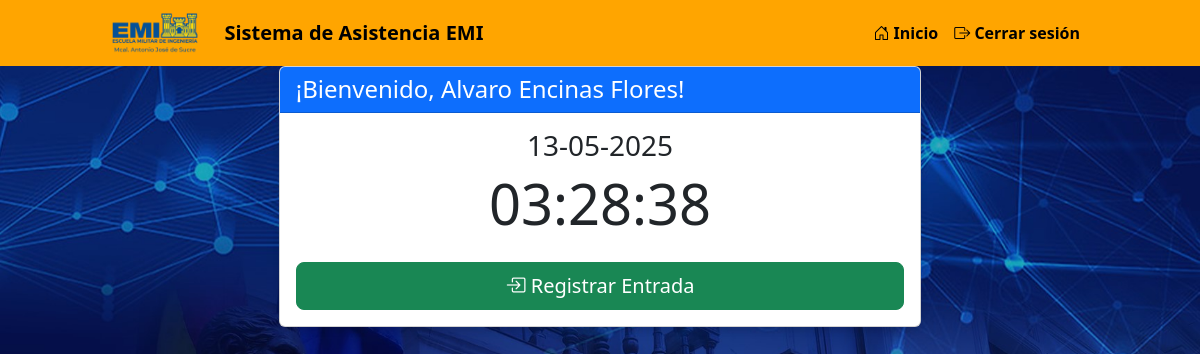
Before: / (signed in) with the older database file.
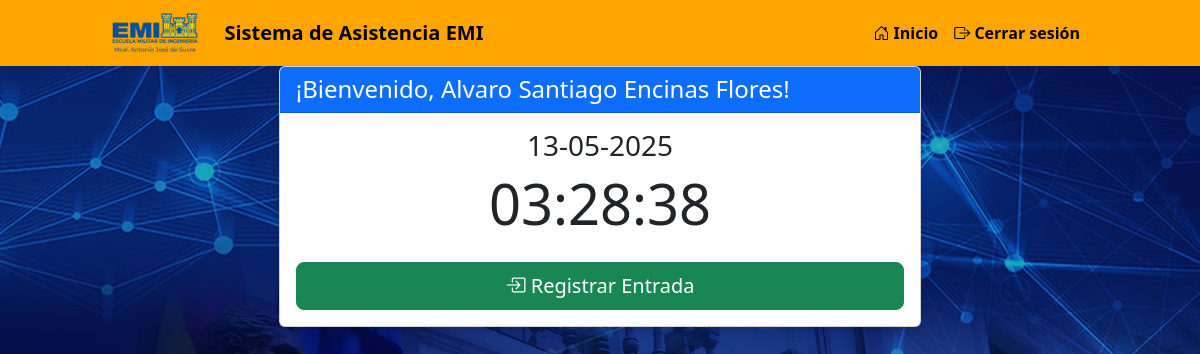
After: the same page with the newer database file.
### tables this page shows
CREATE TABLE users (
        id INTEGER PRIMARY KEY AUTOINCREMENT,
        username TEXT UNIQUE NOT NULL,
        password TEXT NOT NULL,
        full_name TEXT NOT NULL,
        is_admin INTEGER DEFAULT 0
    );

### app.py (the view)
@app.route('/')
def index():
    if 'user_id' in session:
        user = database.get_user(session['username'])
        pending_checkout = database.get_pending_checkout(user['id'])
        current_date = datetime.datetime.now()
        return render_template('dashboard.html', user=user, pending_checkout=pending_checkout, current_date=current_date)
    return render_template('login.html')

### database.py (called while the page is built)
def get_user(username):
    conn = sqlite3.connect('attendance.db')
    conn.row_factory = sqlite3.Row
    c = conn.cursor()
    c.execute("SELECT * FROM users WHERE username = ?", (username,))
    user = c.fetchone()
    conn.close()
    return user

def get_pending_checkout(user_id):
    conn = sqlite3.connect('attendance.db')
    conn.row_factory = sqlite3.Row
    c = conn.cursor()
    c.execute("SELECT id FROM attendance WHERE user_id = ? AND check_out IS NULL", (user_id,))
    record = c.fetchone()
    conn.close()
    return record['id'] if record else None

### templates/dashboard.html (shortened to what this page needs)
{% extends "layout.html" %}
{% block content %}
<div class="row">
    <div class="col-md-8 mx-auto">
        <div class="card mb-4">
            <div class="card-header bg-primary text-white">
                <h4 class="mb-0">¡Bienvenido, {{ user.full_name }}!</h4>
            </div>
            <div class="card-body">
                <div class="text-center mb-4">
                    <h3>{{ current_date.strftime('%d-%m-%Y') }}</h3>
                    <h2 id="current-time" class="display-4">00:00:00</h2>
                </div>
                <div class="row">
                    {% if pending_checkout %}
                        <div class="col-md-12">
                            <div class="card bg-warning mb-3">
                                <div class="card-body">
                                    <h5><i class="bi bi-exclamation-triangle"></i> Tienes una entrada pendiente de marcar salida</h5>
                                </div>
                            </div>
                            <form method="post" action="/check_out" class="mb-4">
                                <div class="mb-3">
                                    <label for="description" class="form-label">Descripción de actividades</label>
                                    <textarea class="form-control" id="description" name="description" rows="3" required></textarea>
                                </div>
                                <button type="submit" class="btn btn-danger w-100 btn-lg">
                                    <i class="bi bi-box-arrow-left"></i> Registrar Salida
                                </button>
                            </form>
                        </div>
                    {% else %}
                        <div class="col-md-12">
                            <form method="post" action="/check_in">
                                <button type="submit" class="btn btn-success w-100 btn-lg">
                                    <i class="bi bi-box-arrow-in-right"></i> Registrar Entrada
                                </button>
                            </form>
                        </div>
                    {% endif %}
                </div>
            </div>
        </div>
    </div>
</div>
{% endblock %}

Changed rows visible on the page:
changed users: full_name "Alvaro Encinas Flores" → "Alvaro Santiago Encinas Flores"
